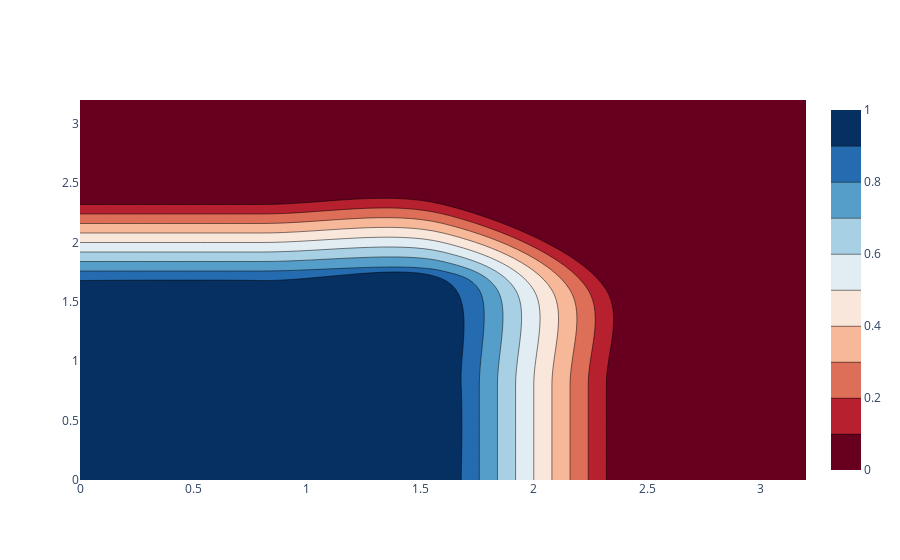

Write notebook code for a chart like this one.
### Code cell
# PLOT THE PROBABILITIES ON THE MESHGRID
fig = go.Figure(data=[
    go.Contour(
        x = x_range
        ,y = y_range
        ,z = probability_postive_class.reshape(x_gridvalues.shape)
        ,colorscale = 'RdBu'
    )
])

fig.show()

### Figure 1 — Plotly figure (JSON) as saved in the notebook; plotly's stock layout.template omitted (floating-point values rounded to 4 significant figures)
{"data": [{"colorscale": [[0, "rgb(103,0,31)"], [0.1, "rgb(178,24,43)"], [0.2, "rgb(214,96,77)"], [0.3, "rgb(244,165,130)"], [0.4, "rgb(253,219,199)"], [0.5, "rgb(247,247,247)"], [0.6, "rgb(209,229,240)"], [0.7, "rgb(146,197,222)"], [0.8, "rgb(67,147,195)"], [0.9, "rgb(33,102,172)"], [1, "rgb(5,48,97)"]], "type": "contour", "x": [0, 0.8, 1.6, 2.4, 3.2], "y": [0, 0.8, 1.6, 2.4, 3.2], "z": [[1, 1, 1, 0, 0], [1, 1, 1, 0, 0], [1, 1, 1, 0, 0], [0, 0, 0, 0, 0], [0, 0, 0, 0, 0]]}], "layout": {}}
